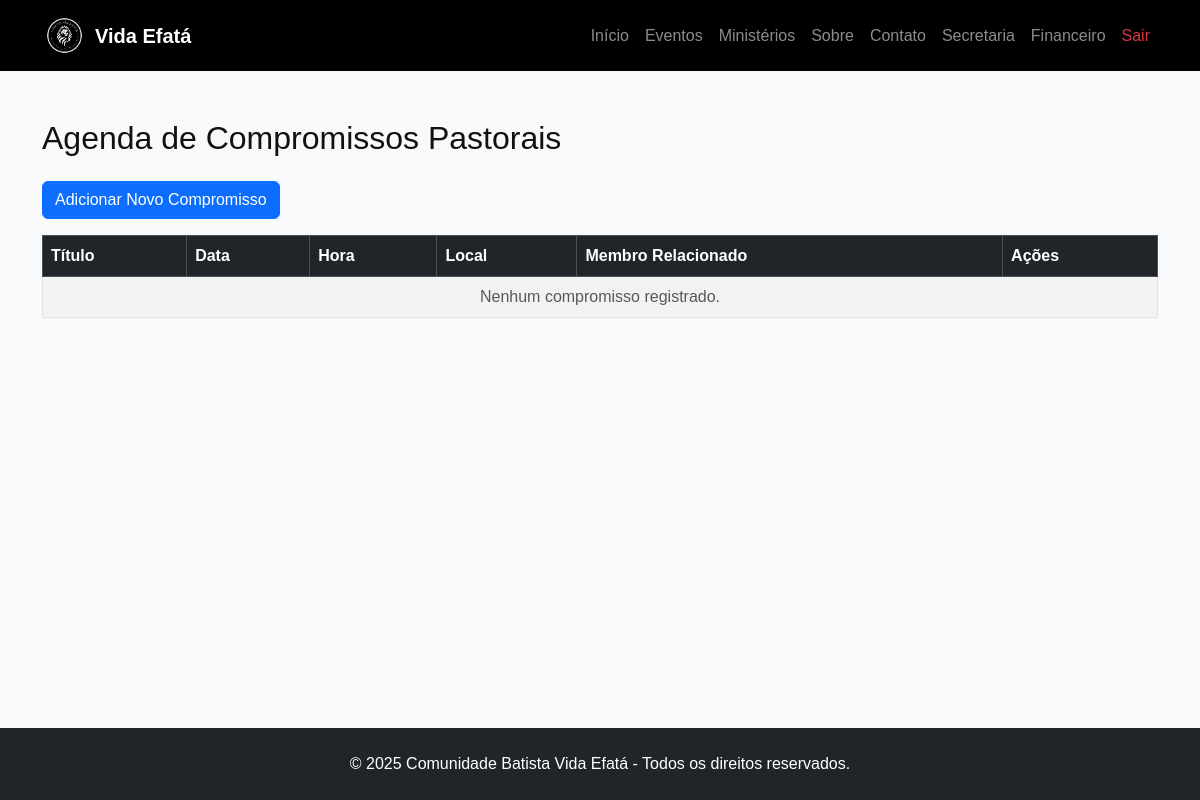
The page /secretaria/agenda (signed in) on the database as committed earlier.
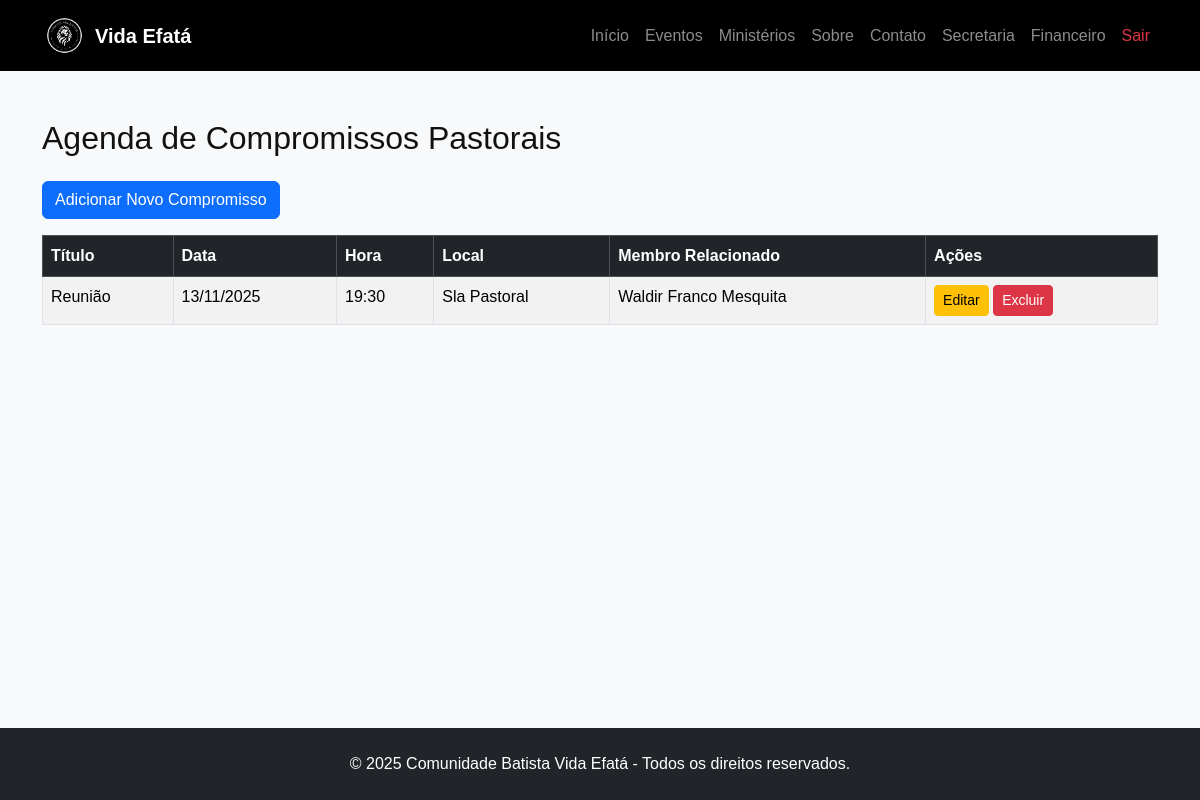
The same page on the database as committed later.
### app.py (models this page shows, shortened)
class Compromisso(db.Model):
    __tablename__ = 'compromisso'
    id = db.Column(db.Integer, primary_key=True)
    titulo = db.Column(db.String(100), nullable=False)
    descricao = db.Column(db.Text)
    data = db.Column(db.Date, nullable=False)
    hora = db.Column(db.String(20))
    local = db.Column(db.String(100))
    membro_id = db.Column(db.Integer, db.ForeignKey('membro.id'), nullable=True)
    user_id = db.Column(db.Integer, db.ForeignKey('user.id'), nullable=True)
    criado_em = db.Column(db.DateTime, default=datetime.utcnow)
    membro = db.relationship('Membro', backref='compromissos', lazy=True)
    user = db.relationship('User', backref='compromissos', lazy=True)

class Membro(db.Model):
    __tablename__ = 'membro'
    id = db.Column(db.Integer, primary_key=True)
    nome = db.Column(db.String(100), nullable=False)
    email = db.Column(db.String(100))
    telefone = db.Column(db.String(20))
    celular = db.Column(db.String(20))
    endereco = db.Column(db.String(200))
    cep = db.Column(db.String(10))
    bairro = db.Column(db.String(50))
    cidade = db.Column(db.String(50), default="São Paulo")
    estado = db.Column(db.String(2), default="SP")
    data_nascimento = db.Column(db.Date)
    estado_civil = db.Column(db.String(20))
    conjuge = db.Column(db.String(100))
    filhos = db.Column(db.Integer, default=0)
    batizado = db.Column(db.Boolean, default=False)
    data_batismo = db.Column(db.Date)
    ministerio = db.Column(db.String(100))
    foto = db.Column(db.String(100), default='default.jpg')
    data_cadastro = db.Column(db.DateTime, default=datetime.utcnow)
    status = db.Column(db.String(20), default='ativo')
    ativo = db.Column(db.Boolean, default=True)

### app.py (the view)
@app.route('/secretaria/agenda')
@secretaria_required
@login_required
def agenda():
    compromissos = Compromisso.query.order_by(Compromisso.data.desc()).all()
    return render_template('secretaria/agenda.html', compromissos=compromissos)

### app.py (called while the page is built)
@login_manager.user_loader
def load_user(user_id):
    return User.query.get(int(user_id))

def secretaria_required(f):
    @wraps(f)
    def decorated(*args, **kwargs):
        if not current_user.is_authenticated or current_user.nivel_acesso > 2:
            flash("Acesso negado. Apenas Secretária/Admin.", "danger")
            return redirect(url_for('secretaria'))
        return f(*args, **kwargs)
    return decorated

@app.context_processor
def inject_year():
    return {'current_year': datetime.now().year}

### templates/secretaria/agenda.html (shortened to what this page needs)
{% extends 'base.html' %}
{% block content %}
<div class="container mt-5">
    <h2 class="mb-4">Agenda de Compromissos Pastorais</h2>
    <a href="{{ url_for('novo_compromisso') }}" class="btn btn-primary mb-3">
         Adicionar Novo Compromisso
    </a>
    <div class="table-responsive">
        <table class="table table-striped table-hover table-bordered">
            <thead class="table-dark">
                <tr>
                    <th>Título</th>
                    <th>Data</th>
                    <th>Hora</th>
                    <th>Local</th>
                    <th>Membro Relacionado</th>
                    <th>Ações</th>
                </tr>
            </thead>
            <tbody>
                {% for comp in compromissos %}
                <tr>
                    <td>{{ comp.titulo }}</td>
                    <td>{{ comp.data.strftime('%d/%m/%Y') }}</td>
                    <td>{{ comp.hora or 'Não especificado' }}</td>
                    <td>{{ comp.local or 'Não especificado' }}</td>
                    <td>{{ comp.membro.nome if comp.membro else 'Nenhum' }}</td>
                    <td>
                        <a href="{{ url_for('editar_compromisso', id=comp.id) }}" class="btn btn-sm btn-warning">
                             Editar
                        </a>
                        <form method="POST" action="{{ url_for('excluir_compromisso', id=comp.id) }}" style="display:inline;">
                            <button type="submit" class="btn btn-sm btn-danger" onclick="return confirm('Tem certeza que deseja excluir este compromisso?');">
                                 Excluir
                            </button>
                        </form>
                    </td>
                </tr>
                {% else %}
                <tr>
                    <td colspan="6" class="text-center text-muted">Nenhum compromisso registrado.</td>
                </tr>
                {% endfor %}
            </tbody>
        </table>
    </div>
</div>
{% endblock %}

Rows that differ between the two databases and show on the page:
added Compromisso: titulo "Reunião", data "13/11/2025", hora "19:30", local "Sla Pastoral", membro "Waldir Franco Mesquita"
Other text that changed with them:
text no longer shown: "Nenhum compromisso registrado."
